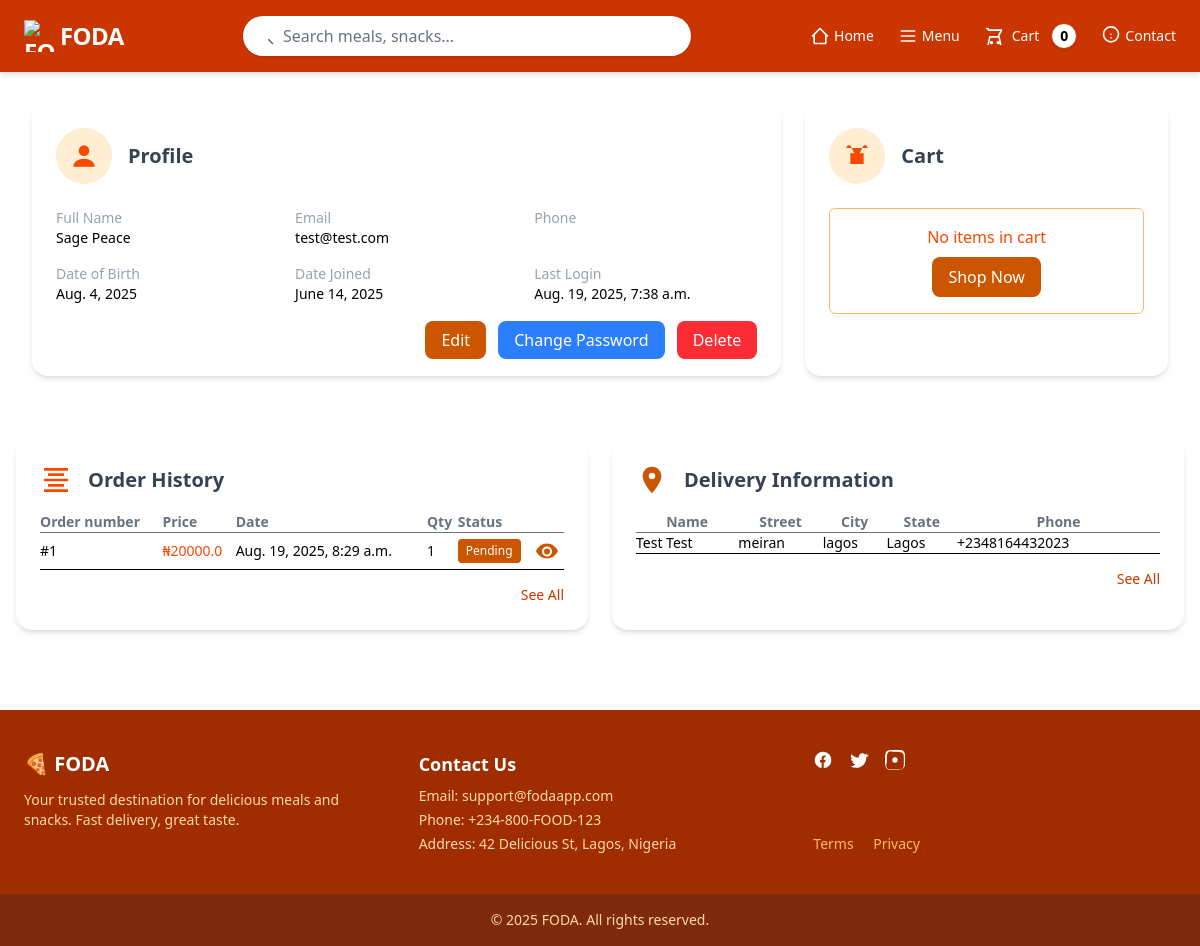
The app's page /dashboard/ (signed in), older data.
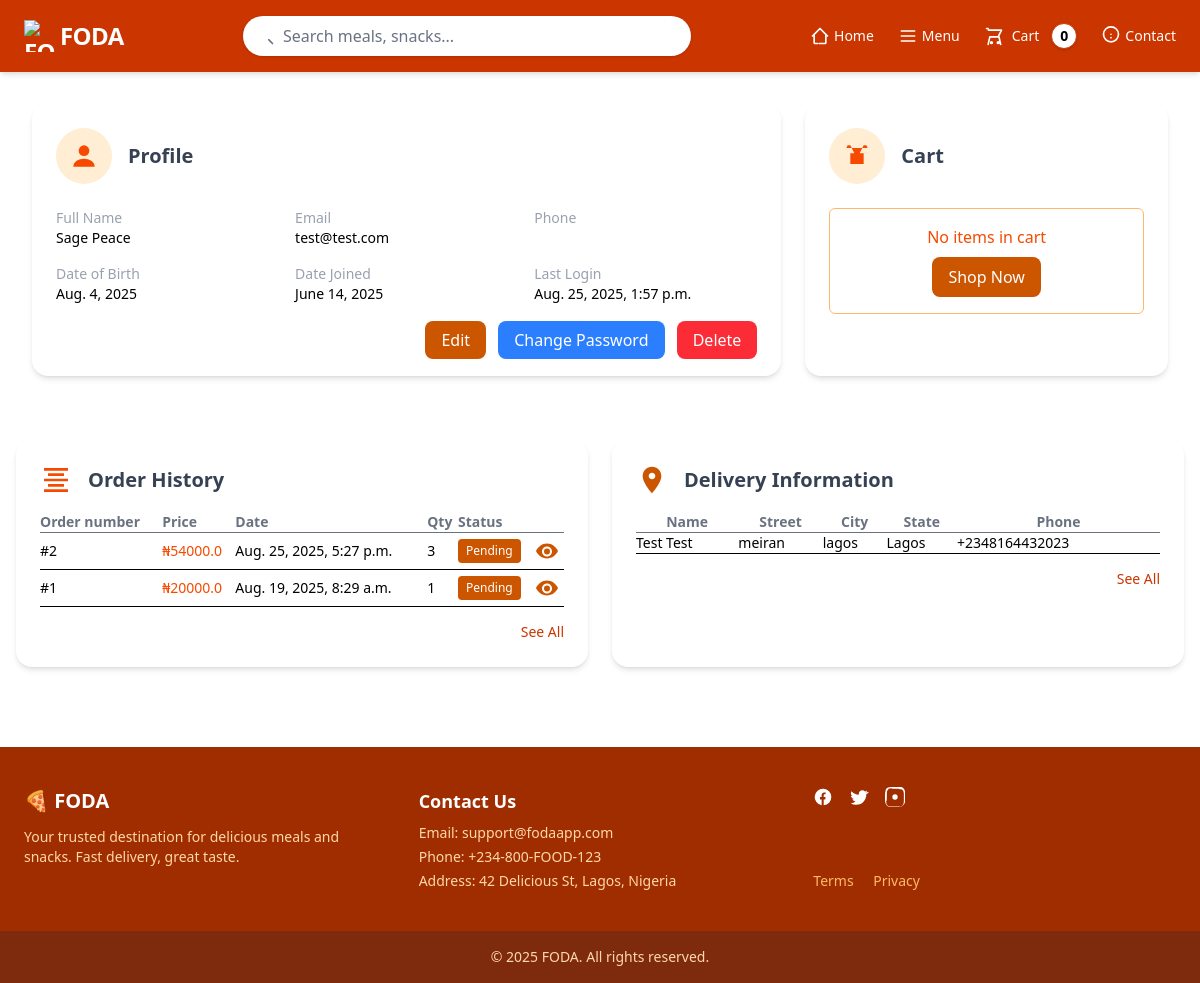
The same page, newer data.
### user/models.py (models this page shows, shortened)
class User(AbstractBaseUser, PermissionsMixin):
    DOB = models.DateField(verbose_name="D.O.B", auto_now=False, auto_now_add=False, null=True)
    email = models.EmailField(verbose_name="Email Address", max_length=254, unique=True)
    first_name = models.CharField(max_length=50)
    last_name = models.CharField(max_length=50)
    full_name = models.CharField(max_length=100)
    phone = PhoneNumberField(region="NG", null=True, blank=True)
    is_active = models.BooleanField(default=False)
    is_staff = models.BooleanField(default=False)
    is_vendor = models.BooleanField(default=False)
    date_joined = models.DateField(default=timezone.now)
    verification_code = models.CharField(max_length=6, blank=True, null=True, unique=True)
    verification_code_expires_at = models.DateTimeField(blank=True, null=True)
    old_cart = models.JSONField(null=True, blank=True)
    groups = models.ManyToManyField(
        'auth.Group',
        verbose_name='groups',
        blank=True,
        help_text='The groups this user belongs to. A user will get all permissions granted to each of their groups.',
        related_name='customuser_set', # Unique related_name
        related_query_name='customuser',
    )
    user_permissions = models.ManyToManyField(
        'auth.Permission',
        verbose_name='user permissions',
        blank=True,
        help_text='Specific permissions for this user.',
        related_name='customuser_permissions_set', # Use another unique related_name
        related_query_name='customuser_permission'
    )
    USERNAME_FIELD = "email"
    REQUIRED_FIELDS = ["first_name", "last_name"]
    objects = CustomUserManager()
    USER_TYPE_CHOICES = (
        ("customer", "Customer"),
        ("vendor", "Vendor"),
    )
    user_type = models.CharField(max_length=10, choices=USER_TYPE_CHOICES, default="customer")

class Address(models.Model):
    user = models.ForeignKey(User, related_name="address", on_delete=models.CASCADE)
    first_name = models.CharField(max_length=50)
    last_name = models.CharField(max_length=50)
    full_name = models.CharField(max_length=100)
    phone = PhoneNumberField(region="NG", null=True)
    street = models.CharField( max_length=50,)
    city = models.CharField( max_length=50)
    state = models.CharField(max_length=50)
    country = models.CharField( max_length=50)
    class Meta:
        verbose_name = "Address"
        verbose_name_plural = "Addresses"

### shop/models.py (models this page shows, shortened)
class Order(models.Model):
    first_name = models.CharField(max_length=50, null=True)
    last_name = models.CharField(max_length=50, null=True)
    phone = PhoneNumberField(region="NG", null=True)
    street = models.CharField( max_length=50, null=True,)
    city = models.CharField( max_length=50, null=True)
    state = models.CharField(max_length=50, null=True)
    country = models.CharField( max_length=50, null=True)
    user = models.ForeignKey('user.User', related_name='order', on_delete=models.CASCADE, null=True)
    order_date = models.DateTimeField(auto_now_add=True)
    paid = models.BooleanField(default=False)
    status = models.CharField(max_length=2, choices=Status, default=Status.PENDING)
    class Meta:
        ordering = ["-order_date"]
    def get_total_price(self):
        return sum(item.get_item_total() for item in self.order_item.all())
    def get_total_quantity(self):
        return sum(item.quantity for item in self.order_item.all())

class OrderItem(models.Model):
    order = models.ForeignKey(Order, on_delete=models.CASCADE, related_name="order_item")
    food = models.ForeignKey(Food, related_name='orders', on_delete=models.CASCADE)
    vendor = models.ForeignKey("vendor.Vendor", related_name='orders', on_delete=models.SET_NULL, null=True, blank=True)
    quantity = models.PositiveIntegerField(default=1)
    price = models.DecimalField(max_digits=10, decimal_places=2)
    status = models.CharField(max_length=2, choices=Status, default=Status.PENDING)
    def get_item_total(self):
        return float(self.quantity) * float(self.price)

### user/views.py (the view)
# urls.py: path("", views.DashboardView.as_view(), name="dashboard"),
class DashboardView(LoginRequiredMixin, View):
    def get(self, request):
        orders = request.user.order.all()[:5]
        addresses = request.user.address.all()[:5]
        context = {
            "orders":orders,
            "addresses": addresses
        }
        return render(request, "user/dashboard.html", context=context)

### cart/cart.py (called while the page is built)
    def __len__(self):
        return len(self.cart)

### cart/context_processors.py (called while the page is built)
def cart(request):
    return{
        'cart': Cart(request)
    }

### user/templates/user/dashboard.html (shortened to what the changed rows need)
{% extends "base.html" %}
{% block content %}
<section class="max-w-7xl mx-auto px-4 sm:px-6 lg:px-8 py-8 grid gap-6 lg:grid-cols-3 grid-cols-1">
  <div class="bg-white rounded-2xl shadow-md p-6 col-span-2">
    <div class="flex items-center gap-4 mb-6">
      <h2 class="text-xl font-bold text-gray-700">Profile</h2>
    </div>
    <div class="grid max-md:grid-cols-2 md:grid-cols-3 gap-4 text-sm">
      <div><p class="text-gray-400">Full Name</p><p class="font-medium">{{ user.full_name }}</p></div>
      <div><p class="text-gray-400">Email</p><p class="font-medium">{{ user.email }}</p></div>
      <div><p class="text-gray-400">Date of Birth</p><p class="font-medium">{{ user.DOB }}</p></div>
      <div><p class="text-gray-400">Date Joined</p><p class="font-medium">{{ user.date_joined }}</p></div>
      <div><p class="text-gray-400">Last Login</p><p class="font-medium">{{ user.last_login }}</p></div>
    </div>
  </div>
  <div class="bg-white rounded-2xl shadow-md p-6">
    <div class="flex items-center gap-4 mb-6">
      <h2 class="text-xl font-bold text-gray-700">Cart</h2>
    </div>
  </div>
</section>
<section class="max-w-7xl mx-auto px-4 py-8 grid lg:grid-cols-2 gap-6 grid-cols-1">
  <div class="bg-white rounded-2xl shadow-md p-6">
    <div class="flex items-center gap-4 mb-4">
    <h2 class="text-xl font-bold text-gray-700">Order History</h2>
  </div>
    {% if orders %}
      <div class="overflow-x-auto">
        <table class="w-full text-sm text-left">
          <thead>
            <tr class="text-gray-500 border-b">
              <th>Order number</th><th>Price</th><th>Date</th><th>Qty</th><th>Status</th><th></th>
            </tr>
          </thead>
          <tbody>
            {% for order in orders %}
            <tr class="border-b">
              <td class="py-2 flex items-center gap-3">
                #{{ order.id }}
              </td>
              <td class="text-orange-600">₦{{ order.get_total_price }}</td>
              <td>{{ order.order_date }}</td>
              <td>{{ order.get_total_quantity }}</td>
              <td>
                <span class="inline-block px-2 py-1 rounded text-white text-xs font-medium {% if order.get_status_display == 'Pending' %}bg-burntOrange-700{% elif order.get_status_display == 'Confirmed' %}bg-green-600{% elif order.get_status_display == 'Canceled' %}bg-red-500{% else %}bg-gray-500{% endif %}">
                  {{ order.get_status_display }}
                </span>
              </td>
              <td><a href="#" class="text-blue-600 text-sm">
              </a></td>
            </tr>
            {% endfor %}
          </tbody>
        </table>
      </div>
    {% else %}
      <p class="text-center text-orange-600">No order history yet. <a href="{% url 'index' %}" class="underline">Shop now</a>.</p>
    {% endif %}
  </div>
  <div class="bg-white rounded-2xl shadow-md p-6">
    <div class="flex items-center gap-4 mb-4">
        <h2 class="text-xl font-bold text-gray-700">Delivery Information</h2>
    </div>
    {% if addresses %}
      <div class="overflow-x-auto">
        <table class="w-full text-sm">
          <thead>
            <tr class="text-gray-500 border-b"><th>Name</th><th>Street</th><th>City</th><th>State</th><th>Phone</th></tr>
          </thead>
          <tbody>
            {% for addr in addresses %}
              <tr class="border-b"><td>{{ addr.full_name }}</td><td>{{ addr.street }}</td><td>{{ addr.city }}</td><td>{{ addr.state }}</td><td>{{ addr.phone }}</td></tr>
            {% endfor %}
          </tbody>
        </table>
      </div>
    {% else %}
      <p class="text-center text-orange-600">No address yet. <a href="{% url 'add_address' %}" class="underline">Add one</a>.</p>
    {% endif %}
  </div>
</section>
{% endblock content %}

Row changes from the older to the newer data that the page shows:
changed User "Sage Peace": last_login "Aug. 19, 2025, 7:38 a.m." → "Aug. 25, 2025, 1:57 p.m."
added Order: id "2", get_total_price "54000.0", order_date "Aug. 25, 2025, 5:27 p.m.", get_total_quantity "3", status "Pending"
